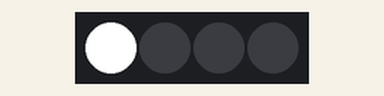
Bench run of a sketch on a simulated Arduino Uno, built with avr-gcc and run on an emulated ATmega328P. Parts: 4 RGB LEDs in strip order, left to right. Dim RGB values are drawn brighter than linear.

Above: at 0.05 s.
At 1.05 s:
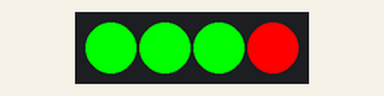
At 2.07 s:
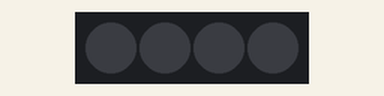
At 20.77 s:
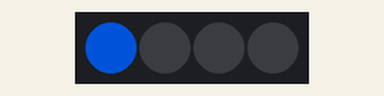
At 29.2 s:
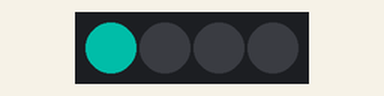
At 39.75 s:
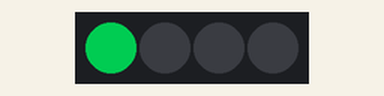
Timing chart, 0 to 40.0 s (numbered marks = the images above):
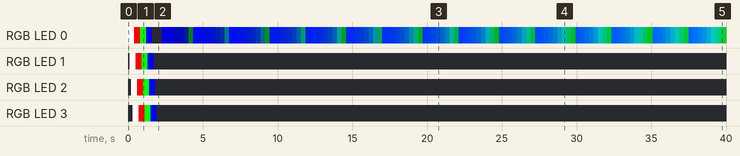

The sketch:

led.ino
```cpp
#include <Adafruit_NeoPixel.h>

#include <avr/power.h>

#define PIN            2
#define NUMPIXELS      4

Adafruit_NeoPixel pixels = Adafruit_NeoPixel(NUMPIXELS, PIN, NEO_GRB + NEO_KHZ800);

int delayval = 100;
int delayval2 = 1;

void setup() {
  pixels.begin();
}

void loop() {
  for(int i=0;i<NUMPIXELS;i++){
    pixels.setPixelColor(i, pixels.Color(255,255,255)); // Moderately bright green color.
    pixels.show(); // This sends the updated pixel color to the hardware.
    delay(delayval); // Delay for a period of time (in milliseconds).
  }

  for(int i=0;i<NUMPIXELS;i++){
    pixels.setPixelColor(i, pixels.Color(255,0,0)); // Moderately bright green color.
    pixels.show(); // This sends the updated pixel color to the hardware.
    delay(delayval); // Delay for a period of time (in milliseconds).
  }

  for(int i=0;i<NUMPIXELS;i++){
    pixels.setPixelColor(i, pixels.Color(0,255,0)); // Moderately bright green color.
    pixels.show(); // This sends the updated pixel color to the hardware.
    delay(delayval); // Delay for a period of time (in milliseconds).
  }

  for(int i=0;i<NUMPIXELS;i++){
    pixels.setPixelColor(i, pixels.Color(0,0,255)); // Moderately bright green color.
    pixels.show(); // This sends the updated pixel color to the hardware.
    delay(delayval); // Delay for a period of time (in milliseconds).
  }

  for(int i=0;i<NUMPIXELS;i++){
    pixels.setPixelColor(i, pixels.Color(0,0,0)); // Moderately bright green color.
    pixels.show(); // This sends the updated pixel color to the hardware.
    delay(delayval); // Delay for a period of time (in milliseconds).
  }

  for(int i=0;i<NUMPIXELS;i++){
    for (int i2=0;i2<=255;i2++) {
      for (int i3=0;i3<=255;i3++) {
        for (int i4=0;i4<=255;i4++) {
          pixels.setPixelColor(i, pixels.Color(i2,i3,i4)); // Moderately bright green color.
          pixels.show(); // This sends the updated pixel color to the hardware.
          delay(delayval2); // Delay for a period of time (in milliseconds).
        }
      }
    }
  }
}
```

Measured:
- by itself, RGB LED 1: off → RGB(255, 255, 255) at 0.10 s, → RGB(255, 0, 0) 0.40 s later, → RGB(0, 255, 0) 0.40 s later, → RGB(0, 0, 255) 0.40 s later, … (5 changes in this stretch)
- by itself, RGB LED 2: off → RGB(255, 255, 255) at 0.20 s, → RGB(255, 0, 0) 0.40 s later, → RGB(0, 255, 0) 0.40 s later, → RGB(0, 0, 255) 0.40 s later, … (5 changes in this stretch)
